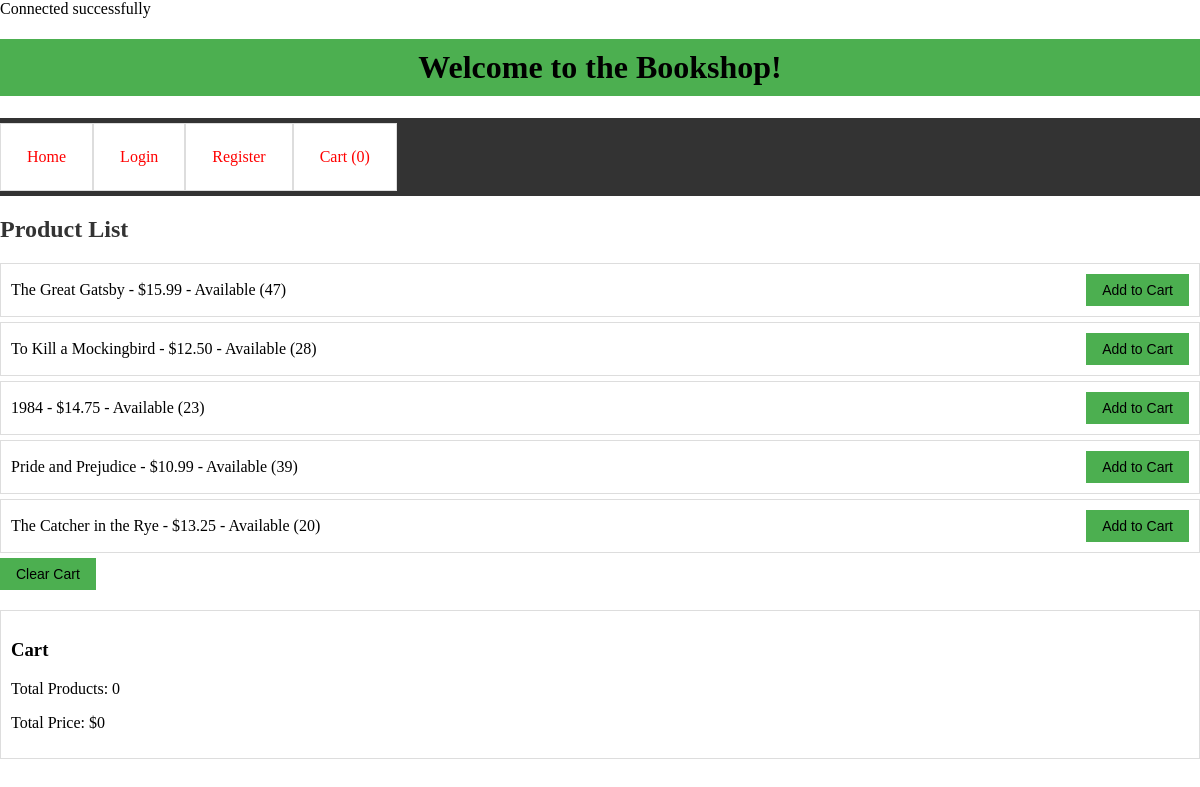
The page / on the database its author committed.
### tables this page shows
CREATE TABLE `products` (
  `id` int(11) NOT NULL,
  `name` varchar(100) NOT NULL,
  `price` decimal(10,2) NOT NULL,
  `availability` int(11) NOT NULL
);

### index.php (the view, shortened to what this page needs)
<?php
require_once('db.php');
try {
    $stmt = $con->query("SELECT * FROM products");
    $products = $stmt->fetchAll();
} catch (PDOException $e) {
    die("Error fetching products: " . $e->getMessage());
}
$totalProducts = isset($_SESSION['cart']) ? count($_SESSION['cart']) : 0;
$totalPrice = 0;
?>
<!DOCTYPE html>
<html lang="en">
<head>
    <link rel="stylesheet" href="style.css">
</head>
<body>
    <h1>Welcome to the Bookshop!</h1>
    <nav>
        <ul>
            <li><a href="index.php">Home</a></li>
            <?php if (isset($_SESSION['user_id'])): ?>
                <?php if ($_SESSION['role'] === 'admin'): ?>
                    <li><a href="admin.php">Admin</a></li>
                <?php endif; ?>
                <li><a href="logout.php">Logout</a></li>
            <?php else: ?>
                <li><a href="login.php">Login</a></li>
                <li><a href="register.php">Register</a></li>
            <?php endif; ?>
            <li><a href="cart.php">Cart (<?php echo $totalProducts; ?>)</a></li>
        </ul>
    </nav>
    <h2>Product List</h2>
    <form action="index.php" method="post">
        <ul>
            <?php foreach ($products as $product): ?>
                <li>
                    <?php echo $product['name']; ?> -
                    <?php echo '$' . $product['price']; ?> -
                    <?php
                    if ($product['availability'] > 0) {
                        echo 'Available (' . $product['availability'] . ')';
                        ?>
                        <button type="submit" name="add_to_cart" value="<?php echo $product['id']; ?>">Add to Cart</button>
                    <?php } else {
                        echo 'Out of stock';
                        ?>
                        <button type="button" disabled>Request Product</button>
                    <?php } ?>
                </li>
            <?php endforeach; ?>
        </ul>
        <button type="submit" name="clear_cart">Clear Cart</button>
    </form>
    <div>
        <h3>Cart</h3>
        <p>Total Products: <?php echo $totalProducts; ?></p>
        <p>Total Price: $<?php echo $totalPrice; ?></p>
    </div>
</body>
</html>

### style.css (style rules this page uses)
body, ul { margin: 0; padding: 0; }
h1 { text-align: center; background-color: #4CAF50; color: black; padding: 10px; }
nav { background-color: #333; overflow: hidden; }
nav ul { list-style-type: none; margin: 0; padding: 0; overflow: hidden; }
nav li { float: left; }
nav a { display: block; color: red; text-align: center; padding: 14px 16px; text-decoration: none; }
h2 { color: #333; }
ul { list-style-type: none; padding: 0; }
li { background-color: white; margin: 5px 0; padding: 10px; border: 1px solid #ddd; display: flex; justify-content: space-between; align-items: center; }
button { background-color: #4CAF50; color: black; border: none; padding: 8px 16px; text-align: center; text-decoration: none; display: inline-block; font-size: 14px; cursor: pointer; }
div { margin-top: 20px; padding: 10px; border: 1px solid #ddd; }
p { margin-top: 10px; }
form { margin-bottom: 20px; }

### rows shown on the page
products: name "The Great Gatsby", price "15.99", availability "47", $product['id'] 7 (drawn)
products: name "To Kill a Mockingbird", price "12.50", availability "28", $product['id'] 8 (drawn)
products: name "1984", price "14.75", availability "23", $product['id'] 9 (drawn)
products: name "Pride and Prejudice", price "10.99", availability "39", $product['id'] 10 (drawn)
products: name "The Catcher in the Rye", price "13.25", availability "20", $product['id'] 11 (drawn)

### other values the page prints
$totalProducts "0"
$totalPrice "0"
